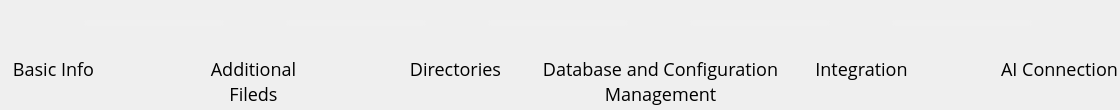
<?xml version="1.0" encoding="UTF-8"?>
<ui version="4.0">
 <class>StepProgressBar</class>
 <widget class="QWidget" name="StepProgressBar">
  <property name="geometry">
   <rect>
    <x>0</x>
    <y>0</y>
    <width>1120</width>
    <height>110</height>
   </rect>
  </property>
  <property name="sizePolicy">
   <sizepolicy hsizetype="Fixed" vsizetype="Fixed">
    <horstretch>0</horstretch>
    <verstretch>0</verstretch>
   </sizepolicy>
  </property>
  <property name="minimumSize">
   <size>
    <width>0</width>
    <height>110</height>
   </size>
  </property>
  <property name="maximumSize">
   <size>
    <width>16777215</width>
    <height>110</height>
   </size>
  </property>
  <property name="windowTitle">
   <string>Form</string>
  </property>
  <property name="styleSheet">
   <string notr="true">QToolButton {
	background: transparent;
	border: none;
}

QPushButton {
	background: #F0F0F0;
	border: none;
	border-radius: 3px;
}

QLabel {
	font-family: Open Sans;
	font-size: 18px;
	line-height: 0px;
	letter-spacing: 0%;
}</string>
  </property>
  <layout class="QVBoxLayout" name="verticalLayout">
   <property name="spacing">
    <number>0</number>
   </property>
   <property name="leftMargin">
    <number>0</number>
   </property>
   <property name="topMargin">
    <number>0</number>
   </property>
   <property name="rightMargin">
    <number>0</number>
   </property>
   <property name="bottomMargin">
    <number>0</number>
   </property>
   <item>
    <widget class="QWidget" name="widget" native="true">
     <property name="sizePolicy">
      <sizepolicy hsizetype="Minimum" vsizetype="Fixed">
       <horstretch>0</horstretch>
       <verstretch>0</verstretch>
      </sizepolicy>
     </property>
     <layout class="QHBoxLayout" name="horizontalLayout_3">
      <property name="spacing">
       <number>8</number>
      </property>
      <property name="leftMargin">
       <number>30</number>
      </property>
      <property name="topMargin">
       <number>0</number>
      </property>
      <property name="rightMargin">
       <number>30</number>
      </property>
      <property name="bottomMargin">
       <number>0</number>
      </property>
      <item>
       <widget class="QToolButton" name="step1">
        <property name="minimumSize">
         <size>
          <width>46</width>
          <height>46</height>
         </size>
        </property>
        <property name="maximumSize">
         <size>
          <width>46</width>
          <height>46</height>
         </size>
        </property>
        <property name="text">
         <string/>
        </property>
        <property name="icon">
         <iconset resource="../../../../Resources/Resources.qrc">
          <normaloff>:/images/Project/step1_ready.svg</normaloff>:/images/Project/step1_ready.svg</iconset>
        </property>
        <property name="iconSize">
         <size>
          <width>46</width>
          <height>46</height>
         </size>
        </property>
       </widget>
      </item>
      <item>
       <widget class="QPushButton" name="line1">
        <property name="sizePolicy">
         <sizepolicy hsizetype="Fixed" vsizetype="Fixed">
          <horstretch>0</horstretch>
          <verstretch>0</verstretch>
         </sizepolicy>
        </property>
        <property name="minimumSize">
         <size>
          <width>140</width>
          <height>6</height>
         </size>
        </property>
        <property name="maximumSize">
         <size>
          <width>140</width>
          <height>6</height>
         </size>
        </property>
        <property name="text">
         <string/>
        </property>
       </widget>
      </item>
      <item>
       <widget class="QToolButton" name="step2">
        <property name="minimumSize">
         <size>
          <width>46</width>
          <height>46</height>
         </size>
        </property>
        <property name="maximumSize">
         <size>
          <width>46</width>
          <height>46</height>
         </size>
        </property>
        <property name="text">
         <string/>
        </property>
        <property name="icon">
         <iconset resource="../../../../Resources/Resources.qrc">
          <normaloff>:/images/Project/step2_upcoming.svg</normaloff>:/images/Project/step2_upcoming.svg</iconset>
        </property>
        <property name="iconSize">
         <size>
          <width>46</width>
          <height>46</height>
         </size>
        </property>
       </widget>
      </item>
      <item>
       <widget class="QPushButton" name="line2">
        <property name="sizePolicy">
         <sizepolicy hsizetype="Fixed" vsizetype="Fixed">
          <horstretch>0</horstretch>
          <verstretch>0</verstretch>
         </sizepolicy>
        </property>
        <property name="minimumSize">
         <size>
          <width>140</width>
          <height>6</height>
         </size>
        </property>
        <property name="maximumSize">
         <size>
          <width>140</width>
          <height>6</height>
         </size>
        </property>
        <property name="text">
         <string/>
        </property>
       </widget>
      </item>
      <item>
       <widget class="QToolButton" name="step3">
        <property name="minimumSize">
         <size>
          <width>46</width>
          <height>46</height>
         </size>
        </property>
        <property name="maximumSize">
         <size>
          <width>46</width>
          <height>46</height>
         </size>
        </property>
        <property name="text">
         <string/>
        </property>
        <property name="icon">
         <iconset resource="../../../../Resources/Resources.qrc">
          <normaloff>:/images/Project/step3_upcoming.svg</normaloff>:/images/Project/step3_upcoming.svg</iconset>
        </property>
        <property name="iconSize">
         <size>
          <width>46</width>
          <height>46</height>
         </size>
        </property>
       </widget>
      </item>
      <item>
       <widget class="QPushButton" name="line3">
        <property name="sizePolicy">
         <sizepolicy hsizetype="Fixed" vsizetype="Fixed">
          <horstretch>0</horstretch>
          <verstretch>0</verstretch>
         </sizepolicy>
        </property>
        <property name="minimumSize">
         <size>
          <width>140</width>
          <height>6</height>
         </size>
        </property>
        <property name="maximumSize">
         <size>
          <width>140</width>
          <height>6</height>
         </size>
        </property>
        <property name="text">
         <string/>
        </property>
       </widget>
      </item>
      <item>
       <widget class="QToolButton" name="step4">
        <property name="minimumSize">
         <size>
          <width>46</width>
          <height>46</height>
         </size>
        </property>
        <property name="maximumSize">
         <size>
          <width>46</width>
          <height>46</height>
         </size>
        </property>
        <property name="text">
         <string/>
        </property>
        <property name="icon">
         <iconset resource="../../../../Resources/Resources.qrc">
          <normaloff>:/images/Project/step4_upcoming.svg</normaloff>:/images/Project/step4_upcoming.svg</iconset>
        </property>
        <property name="iconSize">
         <size>
          <width>46</width>
          <height>46</height>
         </size>
        </property>
       </widget>
      </item>
      <item>
       <widget class="QPushButton" name="line4">
        <property name="sizePolicy">
         <sizepolicy hsizetype="Fixed" vsizetype="Fixed">
          <horstretch>0</horstretch>
          <verstretch>0</verstretch>
         </sizepolicy>
        </property>
        <property name="minimumSize">
         <size>
          <width>140</width>
          <height>6</height>
         </size>
        </property>
        <property name="maximumSize">
         <size>
          <width>140</width>
          <height>6</height>
         </size>
        </property>
        <property name="text">
         <string/>
        </property>
       </widget>
      </item>
      <item>
       <widget class="QToolButton" name="step5">
        <property name="minimumSize">
         <size>
          <width>46</width>
          <height>46</height>
         </size>
        </property>
        <property name="maximumSize">
         <size>
          <width>46</width>
          <height>46</height>
         </size>
        </property>
        <property name="text">
         <string/>
        </property>
        <property name="icon">
         <iconset resource="../../../../Resources/Resources.qrc">
          <normaloff>:/images/Project/step5_upcoming.svg</normaloff>:/images/Project/step5_upcoming.svg</iconset>
        </property>
        <property name="iconSize">
         <size>
          <width>46</width>
          <height>46</height>
         </size>
        </property>
       </widget>
      </item>
      <item>
       <widget class="QPushButton" name="line5">
        <property name="sizePolicy">
         <sizepolicy hsizetype="Fixed" vsizetype="Fixed">
          <horstretch>0</horstretch>
          <verstretch>0</verstretch>
         </sizepolicy>
        </property>
        <property name="minimumSize">
         <size>
          <width>140</width>
          <height>6</height>
         </size>
        </property>
        <property name="maximumSize">
         <size>
          <width>140</width>
          <height>6</height>
         </size>
        </property>
        <property name="text">
         <string/>
        </property>
       </widget>
      </item>
      <item>
       <widget class="QToolButton" name="step6">
        <property name="minimumSize">
         <size>
          <width>46</width>
          <height>46</height>
         </size>
        </property>
        <property name="maximumSize">
         <size>
          <width>46</width>
          <height>46</height>
         </size>
        </property>
        <property name="text">
         <string/>
        </property>
        <property name="icon">
         <iconset resource="../../../../Resources/Resources.qrc">
          <normaloff>:/images/Project/step6_upcoming.svg</normaloff>:/images/Project/step6_upcoming.svg</iconset>
        </property>
        <property name="iconSize">
         <size>
          <width>46</width>
          <height>46</height>
         </size>
        </property>
       </widget>
      </item>
     </layout>
    </widget>
   </item>
   <item>
    <widget class="QWidget" name="labelContainer" native="true">
     <widget class="QLabel" name="label1">
      <property name="geometry">
       <rect>
        <x>3</x>
        <y>10</y>
        <width>101</width>
        <height>20</height>
       </rect>
      </property>
      <property name="text">
       <string>Basic Info</string>
      </property>
      <property name="alignment">
       <set>Qt::AlignmentFlag::AlignHCenter|Qt::AlignmentFlag::AlignTop</set>
      </property>
     </widget>
     <widget class="QLabel" name="label2">
      <property name="geometry">
       <rect>
        <x>203</x>
        <y>10</y>
        <width>101</width>
        <height>51</height>
       </rect>
      </property>
      <property name="text">
       <string>Additional Fileds</string>
      </property>
      <property name="alignment">
       <set>Qt::AlignmentFlag::AlignHCenter|Qt::AlignmentFlag::AlignTop</set>
      </property>
      <property name="wordWrap">
       <bool>true</bool>
      </property>
     </widget>
     <widget class="QLabel" name="label3">
      <property name="geometry">
       <rect>
        <x>405</x>
        <y>10</y>
        <width>101</width>
        <height>21</height>
       </rect>
      </property>
      <property name="text">
       <string>Directories</string>
      </property>
      <property name="alignment">
       <set>Qt::AlignmentFlag::AlignHCenter|Qt::AlignmentFlag::AlignTop</set>
      </property>
      <property name="wordWrap">
       <bool>true</bool>
      </property>
     </widget>
     <widget class="QLabel" name="label4">
      <property name="geometry">
       <rect>
        <x>540</x>
        <y>10</y>
        <width>241</width>
        <height>51</height>
       </rect>
      </property>
      <property name="text">
       <string>Database and Configuration Management</string>
      </property>
      <property name="alignment">
       <set>Qt::AlignmentFlag::AlignHCenter|Qt::AlignmentFlag::AlignTop</set>
      </property>
      <property name="wordWrap">
       <bool>true</bool>
      </property>
     </widget>
     <widget class="QLabel" name="label5">
      <property name="geometry">
       <rect>
        <x>806</x>
        <y>10</y>
        <width>111</width>
        <height>31</height>
       </rect>
      </property>
      <property name="text">
       <string>Integration</string>
      </property>
      <property name="alignment">
       <set>Qt::AlignmentFlag::AlignHCenter|Qt::AlignmentFlag::AlignTop</set>
      </property>
     </widget>
     <widget class="QLabel" name="label6">
      <property name="geometry">
       <rect>
        <x>999</x>
        <y>10</y>
        <width>121</width>
        <height>20</height>
       </rect>
      </property>
      <property name="text">
       <string>AI Connection</string>
      </property>
      <property name="alignment">
       <set>Qt::AlignmentFlag::AlignHCenter|Qt::AlignmentFlag::AlignTop</set>
      </property>
     </widget>
    </widget>
   </item>
  </layout>
 </widget>
 <resources>
  <include location="../../../../Resources/Resources.qrc"/>
 </resources>
 <connections/>
</ui>
